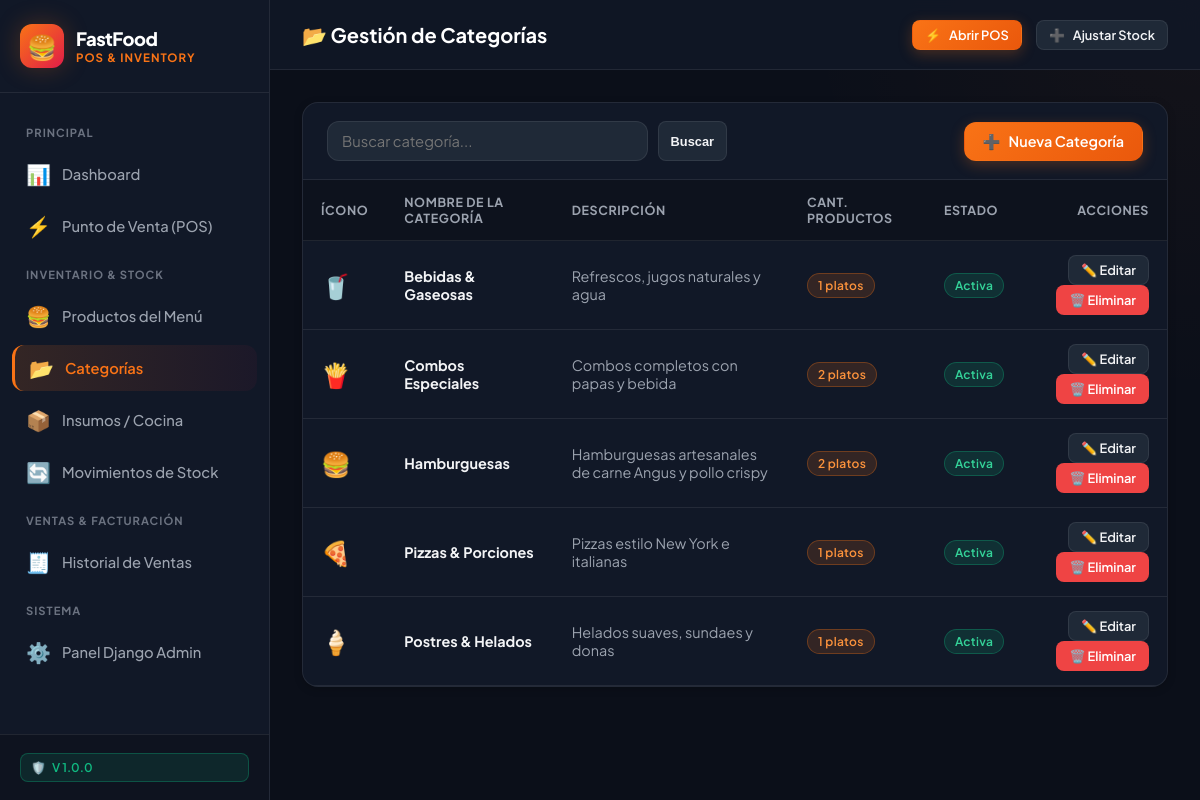
Page /categorias/ on the committed database.
### inventory_sales/models.py (models this page shows, shortened)
class Categoria(models.Model):
    nombre = models.CharField(max_length=100, unique=True, verbose_name="Nombre de Categoría")
    descripcion = models.TextField(blank=True, verbose_name="Descripción")
    icono = models.CharField(max_length=50, default="🍔", verbose_name="Ícono / Emoji")
    activo = models.BooleanField(default=True, verbose_name="Activo")
    creado_en = models.DateTimeField(auto_now_add=True, verbose_name="Fecha de Creación")
    actualizado_en = models.DateTimeField(auto_now=True, verbose_name="Última Actualización")
    class Meta:
        verbose_name = "Categoría"
        verbose_name_plural = "Categorías"
        ordering = ['nombre']

### inventory_sales/views.py (the view)
# urls.py: path('categorias/', views.CategoriaListView.as_view(), name='category_list'),
class CategoriaListView(ListView):
    model = Categoria
    template_name = 'inventory_sales/category_list.html'
    context_object_name = 'categorias'
    def get_queryset(self):
        query = self.request.GET.get('q')
        if query:
            return Categoria.objects.filter(nombre__icontains=query)
        return Categoria.objects.all()

### templates/inventory_sales/category_list.html (shortened to what this page needs)
{% extends 'base.html' %}
{% block page_title %}📂 Gestión de Categorías{% endblock %}
{% block content %}
<div class="card">
    <div class="card-header">
        <form method="get" style="display: flex; gap: 10px; max-width: 400px; width: 100%;">
            <input type="text" name="q" value="{{ request.GET.q }}" class="form-control" placeholder="Buscar categoría...">
            <button type="submit" class="btn btn-secondary btn-sm">Buscar</button>
        </form>
        <a href="{% url 'category_create' %}" class="btn btn-primary">
            <span>➕</span> Nueva Categoría
        </a>
    </div>
    <div class="card-body" style="padding: 0;">
        <div class="table-responsive">
            <table class="custom-table">
                <thead>
                    <tr>
                        <th>Ícono</th>
                        <th>Nombre de la Categoría</th>
                        <th>Descripción</th>
                        <th>Cant. Productos</th>
                        <th>Estado</th>
                        <th style="text-align: right;">Acciones</th>
                    </tr>
                </thead>
                <tbody>
                    {% for c in categorias %}
                        <tr>
                            <td style="font-size: 1.5rem;">{{ c.icono }}</td>
                            <td><strong>{{ c.nombre }}</strong></td>
                            <td style="color: var(--text-muted);">{{ c.descripcion|default:"Sin descripción"|truncatechars:60 }}</td>
                            <td>
                                <span class="badge badge-primary">{{ c.productos.count }} platos</span>
                            </td>
                            <td>
                                {% if c.activo %}
                                    <span class="badge badge-success">Activa</span>
                                {% else %}
                                    <span class="badge badge-danger">Inactiva</span>
                                {% endif %}
                            </td>
                            <td style="text-align: right;">
                                <a href="{% url 'category_edit' c.pk %}" class="btn btn-secondary btn-sm">✏️ Editar</a>
                                <a href="{% url 'category_delete' c.pk %}" class="btn btn-danger btn-sm">🗑️ Eliminar</a>
                            </td>
                        </tr>
                    {% empty %}
                        <tr>
                            <td colspan="6" style="text-align: center; padding: 36px; color: var(--text-dim);">
                                No se encontraron categorías registradas.
                            </td>
                        </tr>
                    {% endfor %}
                </tbody>
            </table>
        </div>
    </div>
</div>
{% endblock %}

### static/css/styles.css (style rules this page uses)
:root { --bg-main: #0b0f19; --bg-surface: #111827; --bg-card: #1f2937; --bg-card-hover: #283548; --border-color: rgba(255, 255, 255, 0.08); --border-focus: #f97316; --primary: #f97316; --primary-hover: #ea580c; --primary-glow: rgba(249, 115, 22, 0.25); --accent: #e11d48; --accent-glow: rgba(225, 29, 72, 0.25); --success: #10b981; --warning: #f59e0b; --danger: #ef4444; --info: #3b82f6; --text-main: #f3f4f6; --text-muted: #9ca3af; --text-dim: #6b7280; --radius-sm: 8px; --radius-md: 12px; --radius-lg: 16px; --radius-full: 9999px; --shadow-sm: 0 2px 8px rgba(0, 0, 0, 0.2); --shadow-md: 0 4px 20px rgba(0, 0, 0, 0.35); --shadow-glow: 0 0 25px var(--primary-glow); --transition: all 0.25s cubic-bezier(0.4, 0, 0.2, 1); }
* { margin: 0; padding: 0; box-sizing: border-box; }
body { font-family: 'Plus Jakarta Sans', -apple-system, BlinkMacSystemFont, sans-serif; background-color: var(--bg-main); color: var(--text-main); min-height: 100vh; display: flex; overflow-x: hidden; }
.btn { display: inline-flex; align-items: center; justify-content: center; gap: 8px; padding: 9px 18px; border-radius: var(--radius-md); font-size: 0.9rem; font-weight: 600; text-decoration: none; cursor: pointer; border: 1px solid transparent; transition: var(--transition); }
.btn-primary { background: linear-gradient(135deg, var(--primary), #ea580c); color: #fff; box-shadow: 0 4px 14px var(--primary-glow); }
.btn-secondary { background-color: var(--bg-card); border: 1px solid var(--border-color); color: var(--text-main); }
.btn-danger { background-color: var(--danger); color: #fff; }
.btn-sm { padding: 6px 12px; font-size: 0.8rem; border-radius: var(--radius-sm); }
.badge { display: inline-flex; align-items: center; gap: 5px; padding: 4px 10px; border-radius: var(--radius-full); font-size: 0.75rem; font-weight: 600; letter-spacing: 0.3px; }
.badge-success { background: rgba(16, 185, 129, 0.15); color: #34d399; border: 1px solid rgba(16, 185, 129, 0.3); }
.badge-primary { background: rgba(249, 115, 22, 0.15); color: #fb923c; border: 1px solid rgba(249, 115, 22, 0.3); }
.card { background-color: var(--bg-surface); border: 1px solid var(--border-color); border-radius: var(--radius-lg); overflow: hidden; box-shadow: var(--shadow-sm); transition: var(--transition); }
.card-header { padding: 18px 24px; border-bottom: 1px solid var(--border-color); display: flex; align-items: center; justify-content: space-between; }
.card-body { padding: 24px; }
.table-responsive { width: 100%; overflow-x: auto; }
.custom-table { width: 100%; border-collapse: collapse; text-align: left; }
.custom-table th { background-color: rgba(0, 0, 0, 0.25); padding: 14px 18px; font-size: 0.78rem; font-weight: 700; text-transform: uppercase; letter-spacing: 0.6px; color: var(--text-muted); border-bottom: 1px solid var(--border-color); }
.custom-table td { padding: 14px 18px; font-size: 0.9rem; border-bottom: 1px solid var(--border-color); vertical-align: middle; }
.custom-table tbody tr { transition: var(--transition); }
.form-control, .form-select { width: 100%; background-color: var(--bg-card); border: 1px solid var(--border-color); border-radius: var(--radius-md); padding: 10px 14px; color: #fff; font-size: 0.92rem; font-family: inherit; transition: var(--transition); }

### rows in the picture
Categoria: icono "🥤", nombre "Bebidas & Gaseosas", descripcion "Refrescos, jugos naturales y agua", productos.count "1", activo "Activa"
Categoria: icono "🍟", nombre "Combos Especiales", descripcion "Combos completos con papas y bebida", productos.count "2", activo "Activa"
Categoria: icono "🍔", nombre "Hamburguesas", descripcion "Hamburguesas artesanales de carne Angus y pollo crispy", productos.count "2", activo "Activa"
Categoria: icono "🍕", nombre "Pizzas & Porciones", descripcion "Pizzas estilo New York e italianas", productos.count "1", activo "Activa"
Categoria: icono "🍦", nombre "Postres & Helados", descripcion "Helados suaves, sundaes y donas", productos.count "1", activo "Activa"
